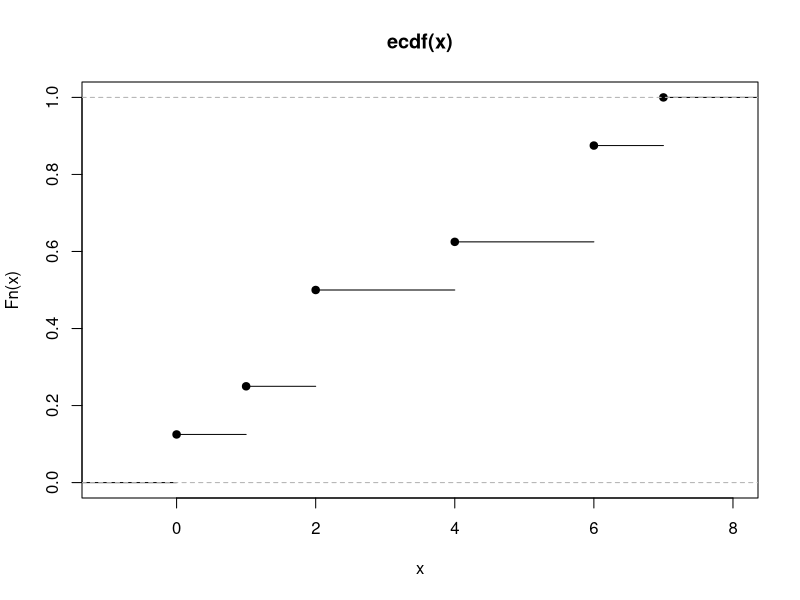

Generate this figure with R:

# Lesson 22: Kolmogorov-Smirnov Goodness-of-Fit Test ----------------------
# Example 22-1 
x = c(0, 1, 2, 2, 4, 6, 6, 7)
ecdf(x)
plot(ecdf(x))

# Example 22-2
x = c(1.41, 0.26, 1.97, 0.33, 0.55, 0.77, 1.46, 1.18)
ks.test(x, "punif", 0, 2) # two-sided

# One-sample Kolmogorov-Smirnov test
# 
# data:  x
# D = 0.145, p-value = 0.9863
# alternative hypothesis: two-sided

# Example 22-3 Section
x = c(108, 112, 117, 130, 111, 131, 113, 113, 105, 128)
ks.test(x, "pnorm", 120, 10)

# One-sample Kolmogorov-Smirnov test
# 
# data:  x
# D = 0.35804, p-value = 0.154
# alternative hypothesis: two-sided
# 
# Warning message:
#   In ks.test(x, "pnorm", 120, 10) :
#   default ks.test() cannot compute correct p-values with ties;
# see help page for one-sample Kolmogorov test for discrete distributions.
